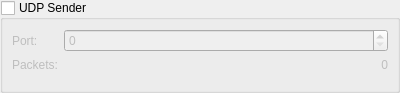
<?xml version="1.0" encoding="UTF-8"?>
<ui version="4.0">
 <class>QUdpSenderWidget</class>
 <widget class="QWidget" name="QUdpSenderWidget">
  <property name="geometry">
   <rect>
    <x>0</x>
    <y>0</y>
    <width>400</width>
    <height>93</height>
   </rect>
  </property>
  <property name="minimumSize">
   <size>
    <width>400</width>
    <height>0</height>
   </size>
  </property>
  <property name="windowTitle">
   <string>Form</string>
  </property>
  <layout class="QVBoxLayout" name="verticalLayout">
   <property name="leftMargin">
    <number>0</number>
   </property>
   <property name="topMargin">
    <number>0</number>
   </property>
   <property name="rightMargin">
    <number>0</number>
   </property>
   <property name="bottomMargin">
    <number>0</number>
   </property>
   <item>
    <widget class="QGroupBox" name="groupBox">
     <property name="title">
      <string>UDP Sender</string>
     </property>
     <property name="checkable">
      <bool>true</bool>
     </property>
     <property name="checked">
      <bool>false</bool>
     </property>
     <layout class="QFormLayout" name="formLayout">
      <item row="0" column="0">
       <widget class="QLabel" name="label">
        <property name="text">
         <string>Port:</string>
        </property>
       </widget>
      </item>
      <item row="0" column="1">
       <widget class="QSpinBox" name="port">
        <property name="maximum">
         <number>65000</number>
        </property>
       </widget>
      </item>
      <item row="1" column="0">
       <widget class="QLabel" name="label_2">
        <property name="text">
         <string>Packets:</string>
        </property>
       </widget>
      </item>
      <item row="1" column="1">
       <widget class="QLabel" name="label_3">
        <property name="text">
         <string>0</string>
        </property>
        <property name="alignment">
         <set>Qt::AlignRight|Qt::AlignTrailing|Qt::AlignVCenter</set>
        </property>
       </widget>
      </item>
     </layout>
     <zorder>label_2</zorder>
     <zorder>label</zorder>
     <zorder>port</zorder>
     <zorder>label_3</zorder>
    </widget>
   </item>
  </layout>
 </widget>
 <resources/>
 <connections/>
</ui>
